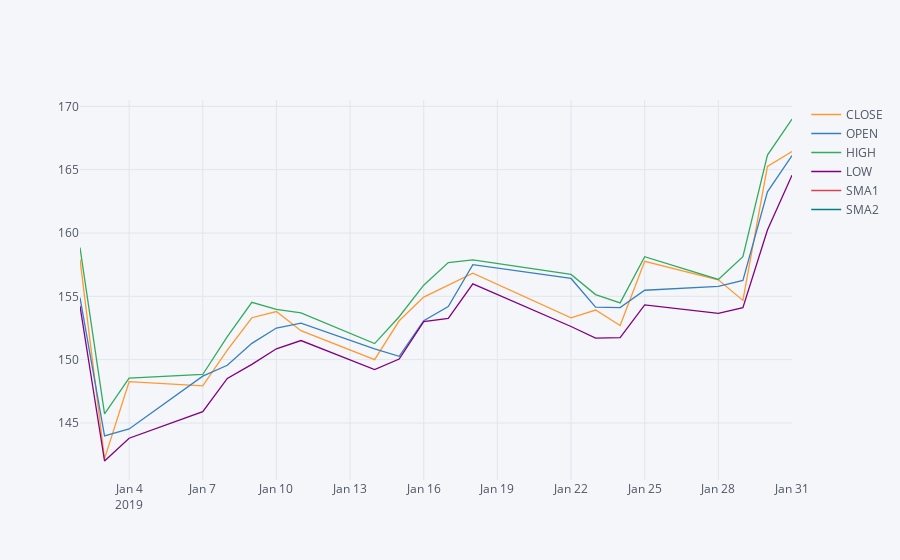

Here is the notebook cell this chart was saved with:
### Code cell
apple.iplot()

### Figure 1 — Plotly figure (JSON) as saved in the notebook; plotly's stock layout.template omitted (floating-point values rounded to 4 significant figures)
{"data": [{"line": {"color": "rgba(255, 153, 51, 1.0)", "dash": "solid", "shape": "linear", "width": 1.3}, "mode": "lines", "name": "CLOSE", "text": "", "type": "scatter", "x": ["2019-01-02", "2019-01-03", "2019-01-04", "2019-01-07", "2019-01-08", "2019-01-09", "2019-01-10", "2019-01-11", "2019-01-14", "2019-01-15", "2019-01-16", "2019-01-17", "2019-01-18", "2019-01-22", "2019-01-23", "2019-01-24", "2019-01-25", "2019-01-28", "2019-01-29", "2019-01-30", "2019-01-31"], "y": [157.9, 142.2, 148.3, 147.9, 150.8, 153.3, 153.8, 152.3, 150, 153.1, 154.9, 155.9, 156.8, 153.3, 153.9, 152.7, 157.8, 156.3, 154.7, 165.2, 166.4]}, {"line": {"color": "rgba(55, 128, 191, 1.0)", "dash": "solid", "shape": "linear", "width": 1.3}, "mode": "lines", "name": "OPEN", "text": "", "type": "scatter", "x": ["2019-01-02", "2019-01-03", "2019-01-04", "2019-01-07", "2019-01-08", "2019-01-09", "2019-01-10", "2019-01-11", "2019-01-14", "2019-01-15", "2019-01-16", "2019-01-17", "2019-01-18", "2019-01-22", "2019-01-23", "2019-01-24", "2019-01-25", "2019-01-28", "2019-01-29", "2019-01-30", "2019-01-31"], "y": [154.9, 144.0, 144.5, 148.7, 149.6, 151.3, 152.5, 152.9, 150.8, 150.3, 153.1, 154.2, 157.5, 156.4, 154.2, 154.1, 155.5, 155.8, 156.2, 163.2, 166.1]}, {"line": {"color": "rgba(50, 171, 96, 1.0)", "dash": "solid", "shape": "linear", "width": 1.3}, "mode": "lines", "name": "HIGH", "text": "", "type": "scatter", "x": ["2019-01-02", "2019-01-03", "2019-01-04", "2019-01-07", "2019-01-08", "2019-01-09", "2019-01-10", "2019-01-11", "2019-01-14", "2019-01-15", "2019-01-16", "2019-01-17", "2019-01-18", "2019-01-22", "2019-01-23", "2019-01-24", "2019-01-25", "2019-01-28", "2019-01-29", "2019-01-30", "2019-01-31"], "y": [158.8, 145.7, 148.5, 148.8, 151.8, 154.5, 154.0, 153.7, 151.3, 153.4, 155.9, 157.7, 157.9, 156.7, 155.1, 154.5, 158.1, 156.3, 158.1, 166.2, 169]}, {"line": {"color": "rgba(128, 0, 128, 1.0)", "dash": "solid", "shape": "linear", "width": 1.3}, "mode": "lines", "name": "LOW", "text": "", "type": "scatter", "x": ["2019-01-02", "2019-01-03", "2019-01-04", "2019-01-07", "2019-01-08", "2019-01-09", "2019-01-10", "2019-01-11", "2019-01-14", "2019-01-15", "2019-01-16", "2019-01-17", "2019-01-18", "2019-01-22", "2019-01-23", "2019-01-24", "2019-01-25", "2019-01-28", "2019-01-29", "2019-01-30", "2019-01-31"], "y": [154.2, 142, 143.8, 145.9, 148.5, 149.6, 150.9, 151.5, 149.2, 150.1, 153, 153.3, 156.0, 152.6, 151.7, 151.7, 154.3, 153.7, 154.1, 160.2, 164.6]}, {"line": {"color": "rgba(219, 64, 82, 1.0)", "dash": "solid", "shape": "linear", "width": 1.3}, "mode": "lines", "name": "SMA1", "text": "", "type": "scatter", "x": ["2019-01-02", "2019-01-03", "2019-01-04", "2019-01-07", "2019-01-08", "2019-01-09", "2019-01-10", "2019-01-11", "2019-01-14", "2019-01-15", "2019-01-16", "2019-01-17", "2019-01-18", "2019-01-22", "2019-01-23", "2019-01-24", "2019-01-25", "2019-01-28", "2019-01-29", "2019-01-30", "2019-01-31"], "y": ["", "", "", "", "", "", "", "", "", "", "", "", "", "", "", "", "", "", "", "", ""]}, {"line": {"color": "rgba(0, 128, 128, 1.0)", "dash": "solid", "shape": "linear", "width": 1.3}, "mode": "lines", "name": "SMA2", "text": "", "type": "scatter", "x": ["2019-01-02", "2019-01-03", "2019-01-04", "2019-01-07", "2019-01-08", "2019-01-09", "2019-01-10", "2019-01-11", "2019-01-14", "2019-01-15", "2019-01-16", "2019-01-17", "2019-01-18", "2019-01-22", "2019-01-23", "2019-01-24", "2019-01-25", "2019-01-28", "2019-01-29", "2019-01-30", "2019-01-31"], "y": ["", "", "", "", "", "", "", "", "", "", "", "", "", "", "", "", "", "", "", "", ""]}], "layout": {"legend": {"bgcolor": "#F5F6F9", "font": {"color": "#4D5663"}}, "paper_bgcolor": "#F5F6F9", "plot_bgcolor": "#F5F6F9", "title": {"font": {"color": "#4D5663"}}, "xaxis": {"gridcolor": "#E1E5ED", "showgrid": true, "tickfont": {"color": "#4D5663"}, "title": {"font": {"color": "#4D5663"}, "text": ""}, "zerolinecolor": "#E1E5ED"}, "yaxis": {"gridcolor": "#E1E5ED", "showgrid": true, "tickfont": {"color": "#4D5663"}, "title": {"font": {"color": "#4D5663"}, "text": ""}, "zerolinecolor": "#E1E5ED"}}}
